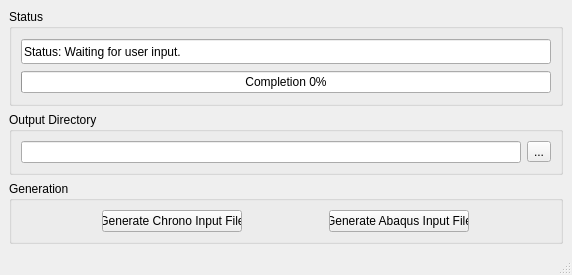
<?xml version="1.0" encoding="UTF-8"?>
<ui version="4.0">
 <class>MainWindow</class>
 <widget class="QMainWindow" name="MainWindow">
  <property name="geometry">
   <rect>
    <x>0</x>
    <y>0</y>
    <width>572</width>
    <height>275</height>
   </rect>
  </property>
  <property name="sizePolicy">
   <sizepolicy hsizetype="Expanding" vsizetype="Minimum">
    <horstretch>0</horstretch>
    <verstretch>0</verstretch>
   </sizepolicy>
  </property>
  <property name="minimumSize">
   <size>
    <width>0</width>
    <height>0</height>
   </size>
  </property>
  <property name="windowTitle">
   <string>MainWindow</string>
  </property>
  <widget class="QWidget" name="centralwidget">
   <property name="sizePolicy">
    <sizepolicy hsizetype="Expanding" vsizetype="MinimumExpanding">
     <horstretch>0</horstretch>
     <verstretch>0</verstretch>
    </sizepolicy>
   </property>
   <property name="minimumSize">
    <size>
     <width>0</width>
     <height>0</height>
    </size>
   </property>
   <layout class="QGridLayout" name="gridLayout_5">
    <item row="0" column="0">
     <widget class="QGroupBox" name="groupBox">
      <property name="title">
       <string>Status</string>
      </property>
      <layout class="QGridLayout" name="gridLayout">
       <item row="0" column="0">
        <widget class="QLineEdit" name="statusWindow">
         <property name="enabled">
          <bool>true</bool>
         </property>
         <property name="sizePolicy">
          <sizepolicy hsizetype="Expanding" vsizetype="MinimumExpanding">
           <horstretch>0</horstretch>
           <verstretch>0</verstretch>
          </sizepolicy>
         </property>
         <property name="minimumSize">
          <size>
           <width>0</width>
           <height>25</height>
          </size>
         </property>
         <property name="maximumSize">
          <size>
           <width>16777215</width>
           <height>25</height>
          </size>
         </property>
         <property name="cursor">
          <cursorShape>BlankCursor</cursorShape>
         </property>
         <property name="text">
          <string>Status: Waiting for user input.</string>
         </property>
         <property name="frame">
          <bool>true</bool>
         </property>
         <property name="readOnly">
          <bool>true</bool>
         </property>
        </widget>
       </item>
       <item row="1" column="0">
        <widget class="QProgressBar" name="progressBar">
         <property name="sizePolicy">
          <sizepolicy hsizetype="Expanding" vsizetype="Fixed">
           <horstretch>0</horstretch>
           <verstretch>0</verstretch>
          </sizepolicy>
         </property>
         <property name="minimumSize">
          <size>
           <width>0</width>
           <height>20</height>
          </size>
         </property>
         <property name="value">
          <number>0</number>
         </property>
         <property name="textVisible">
          <bool>true</bool>
         </property>
         <property name="format">
          <string>Completion %p%</string>
         </property>
        </widget>
       </item>
      </layout>
     </widget>
    </item>
    <item row="1" column="0">
     <widget class="QGroupBox" name="groupBox_2">
      <property name="title">
       <string>Output Directory</string>
      </property>
      <layout class="QGridLayout" name="gridLayout_2">
       <item row="0" column="0">
        <layout class="QHBoxLayout" name="horizontalLayout_2">
         <item>
          <widget class="QLineEdit" name="outputDir">
           <property name="enabled">
            <bool>true</bool>
           </property>
           <property name="readOnly">
            <bool>false</bool>
           </property>
          </widget>
         </item>
         <item>
          <widget class="QToolButton" name="readDirButton">
           <property name="enabled">
            <bool>true</bool>
           </property>
           <property name="text">
            <string notr="true">...</string>
           </property>
          </widget>
         </item>
        </layout>
       </item>
      </layout>
     </widget>
    </item>
    <item row="2" column="0">
     <widget class="QGroupBox" name="groupBox_3">
      <property name="title">
       <string>Generation</string>
      </property>
      <layout class="QGridLayout" name="gridLayout_3">
       <item row="0" column="0">
        <widget class="QPushButton" name="writeChrono">
         <property name="sizePolicy">
          <sizepolicy hsizetype="Expanding" vsizetype="Fixed">
           <horstretch>0</horstretch>
           <verstretch>0</verstretch>
          </sizepolicy>
         </property>
         <property name="minimumSize">
          <size>
           <width>140</width>
           <height>20</height>
          </size>
         </property>
         <property name="maximumSize">
          <size>
           <width>0</width>
           <height>16777215</height>
          </size>
         </property>
         <property name="text">
          <string>Generate Chrono Input File</string>
         </property>
         <property name="autoDefault">
          <bool>false</bool>
         </property>
        </widget>
       </item>
       <item row="0" column="1">
        <widget class="QPushButton" name="writeAbaqus">
         <property name="sizePolicy">
          <sizepolicy hsizetype="Expanding" vsizetype="Fixed">
           <horstretch>0</horstretch>
           <verstretch>0</verstretch>
          </sizepolicy>
         </property>
         <property name="minimumSize">
          <size>
           <width>140</width>
           <height>20</height>
          </size>
         </property>
         <property name="maximumSize">
          <size>
           <width>0</width>
           <height>16777215</height>
          </size>
         </property>
         <property name="text">
          <string>Generate Abaqus Input File</string>
         </property>
         <property name="autoDefault">
          <bool>false</bool>
         </property>
        </widget>
       </item>
      </layout>
     </widget>
    </item>
   </layout>
  </widget>
  <widget class="QMenuBar" name="menubar">
   <property name="geometry">
    <rect>
     <x>0</x>
     <y>0</y>
     <width>572</width>
     <height>21</height>
    </rect>
   </property>
  </widget>
  <widget class="QStatusBar" name="statusbar"/>
 </widget>
 <resources/>
 <connections/>
</ui>
